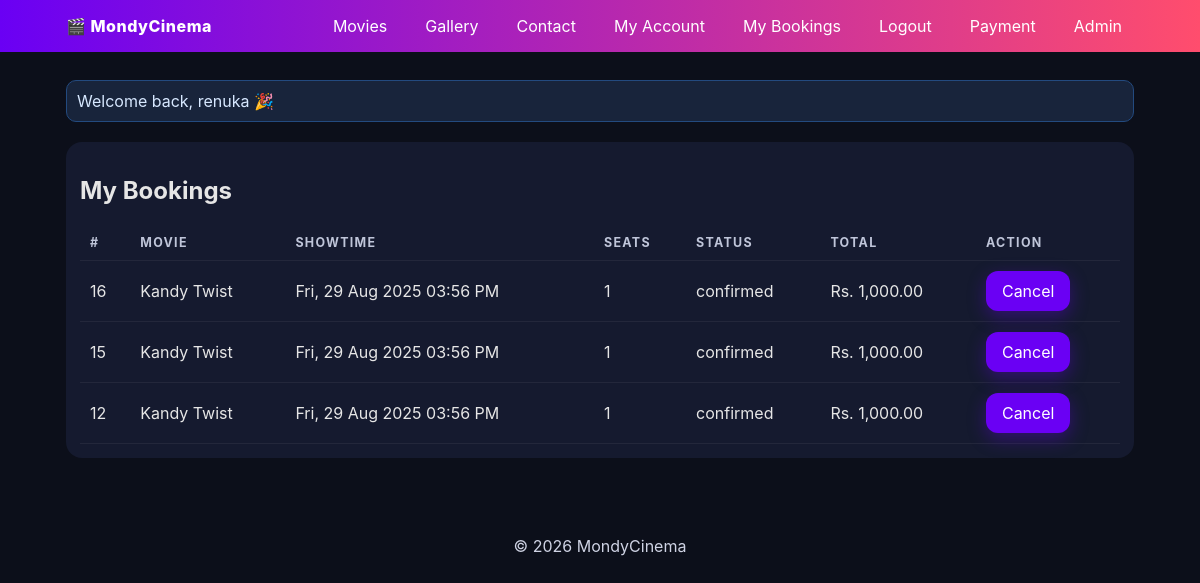
/my_bookings.php (signed in), run on the app's committed database.
### tables this page shows
CREATE TABLE IF NOT EXISTS `bookings` (
  `id` int NOT NULL AUTO_INCREMENT,
  `user_id` int NOT NULL,
  `showtime_id` int NOT NULL,
  `qty` int NOT NULL DEFAULT '0',
  `status` enum('pending','confirmed','rejected','cancelled') DEFAULT 'pending',
  `total_price` decimal(10,2) NOT NULL DEFAULT '0.00',
  `processed_by_admin_id` int DEFAULT NULL,
  `decided_at` timestamp NULL DEFAULT NULL,
  `cancel_reason` varchar(255) DEFAULT NULL,
  `updated_at` timestamp NULL DEFAULT CURRENT_TIMESTAMP ON UPDATE CURRENT_TIMESTAMP,
  `created_at` timestamp NULL DEFAULT CURRENT_TIMESTAMP,
  PRIMARY KEY (`id`),
  KEY `idx_bookings_user` (`user_id`),
  KEY `idx_bookings_showtime` (`showtime_id`),
  KEY `idx_bookings_status` (`status`),
  KEY `fk_bookings_admin` (`processed_by_admin_id`),
  KEY `idx_bookings_user_created` (`user_id`,`created_at`)
);

CREATE TABLE IF NOT EXISTS `movies` (
  `id` int NOT NULL AUTO_INCREMENT,
  `title` varchar(150) NOT NULL,
  `genre` varchar(80) DEFAULT NULL,
  `duration_min` int DEFAULT NULL,
  `rating` varchar(10) DEFAULT NULL,
  `description` text,
  `poster_url` varchar(255) DEFAULT NULL,
  `created_at` timestamp NULL DEFAULT CURRENT_TIMESTAMP,
  `updated_at` timestamp NULL DEFAULT CURRENT_TIMESTAMP ON UPDATE CURRENT_TIMESTAMP,
  `release_date` date DEFAULT NULL,
  PRIMARY KEY (`id`)
);

CREATE TABLE IF NOT EXISTS `showtimes` (
  `id` int NOT NULL AUTO_INCREMENT,
  `movie_id` int NOT NULL,
  `date_time` datetime NOT NULL,
  `screen` varchar(30) DEFAULT NULL,
  `ticket_price` decimal(10,2) DEFAULT '0.00',
  `total_seats` int DEFAULT '50',
  `created_at` timestamp NULL DEFAULT CURRENT_TIMESTAMP,
  `updated_at` timestamp NULL DEFAULT CURRENT_TIMESTAMP ON UPDATE CURRENT_TIMESTAMP,
  PRIMARY KEY (`id`),
  KEY `idx_showtimes_movie` (`movie_id`),
  KEY `idx_showtimes_datetime` (`date_time`),
  KEY `idx_showtimes_movie_datetime` (`movie_id`,`date_time`)
);

### helpers.php (called while the page is built, shortened)
<?php
function sanitize($data) {
    return htmlspecialchars(strip_tags(trim((string)$data)), ENT_QUOTES, 'UTF-8');
}
function formatDateTime(?string $datetime, string $format = 'D, d M Y h:i A'): string
{
    try {
        $dt = new DateTime($datetime);
        return $dt->format($format);
    } catch (Throwable $e) {
        return '-';
    }
}

### my_bookings.php (the view, shortened to what this page needs)
<?php
require_once 'db.php';
require_once 'helpers.php';
$userId = isset($_SESSION['user_id']) ? (int)$_SESSION['user_id'] : 0;
$stmt = $conn->prepare("
  SELECT
    b.id,
    m.title,
    s.date_time,
    b.qty,            -- number of seats
    b.status,
    b.total_price
  FROM bookings b
  JOIN showtimes s ON b.showtime_id = s.id
  JOIN movies   m ON s.movie_id   = m.id
  WHERE b.user_id = ?
  ORDER BY b.created_at DESC
");
$stmt->execute([$userId]);
$bookings = $stmt->fetchAll(PDO::FETCH_ASSOC);
include 'header.php';
?>
<section class="list">
  <h2>My Bookings</h2>
  <table>
    <thead>
      <tr>
        <th>#</th>
        <th>Movie</th>
        <th>Showtime</th>
        <th>Seats</th>
        <th>Status</th>
        <th>Total</th>
        <th>Action</th>
      </tr>
    </thead>
    <tbody>
      <?php if ($bookings): ?>
        <?php foreach ($bookings as $b): ?>
          <tr>
            <td><?php echo (int)$b['id']; ?></td>
            <td><?php echo sanitize($b['title']); ?></td>
            <td><?php echo formatDateTime($b['date_time']); ?></td>
            <td><?php echo (int)$b['qty']; ?></td>
            <td><?php echo sanitize($b['status']); ?></td>
            <td>Rs. <?php echo number_format((float)$b['total_price'], 2); ?></td>
            <td>
              <?php if (in_array($b['status'], ['pending','confirmed'], true)): ?>
                <a class="btn ghost"
                   href="cancel_booking.php?id=<?php echo (int)$b['id']; ?>"
                   onclick="return confirm('Cancel this booking?')">Cancel</a>
              <?php else: ?>
                —
              <?php endif; ?>
            </td>
          </tr>
        <?php endforeach; ?>
      <?php else: ?>
        <tr><td colspan="7">No bookings yet.</td></tr>
      <?php endif; ?>
    </tbody>
  </table>
</section>
<?php include 'footer.php'; ?>

### style.css (style rules this page uses)
:root { --primary:#6a00f4; --secondary:#ff4d6d; --bg:#0c0f1a; --card:#151a2f; --text:#e6e6e6; --muted:#9aa0b4; --accent:#00d1ff; }
* { box-sizing:border-box }
html,body { margin:0;padding:0;height: 100%; font-family:Inter,system-ui,Arial,sans-serif;background:var(--bg);color:var(--text) }
.btn { display:inline-block;padding:10px 16px;border-radius:12px;text-decoration:none;color:#fff;background:var(--primary);box-shadow:0 6px 18px rgba(106,0,244,.35) }
.btn.ghost { display:inline-block;padding:10px 16px;border-radius:12px;text-decoration:none;color:#fff;background:var(--primary);box-shadow:0 6px 18px rgba(106,0,244,.35) }
.list { background:var(--card);border-radius:16px;padding:14px; margin: 20px auto; }
.list table { width:100%;border-collapse:collapse; }
.list th, .list td { padding:10px;border-bottom:1px solid rgba(255,255,255,.06);text-align:left }
.list th { color:#bfc5d9;text-transform:uppercase;font-size:.78rem;letter-spacing:.08rem }
body.bguser { margin: 0; height: 150%; width: 200; background-image: url('https://cdn.vectorstock.com/i/1000v/47/59/blue-film-strip-background-vector-954759.jpg'); background-size: cover; background-repeat: no-repeat; background-position: center center; }

### data on the page
bookings: id "16", movies.title "Kandy Twist", showtime.date_time "Fri, 29 Aug 2025 03:56 PM", qty "1", status "confirmed", total_price "1,000.00"
bookings: id "15", movies.title "Kandy Twist", showtime.date_time "Fri, 29 Aug 2025 03:56 PM", qty "1", status "confirmed", total_price "1,000.00"
bookings: id "12", movies.title "Kandy Twist", showtime.date_time "Fri, 29 Aug 2025 03:56 PM", qty "1", status "confirmed", total_price "1,000.00"

### other printed values
$msg "Welcome back, renuka 🎉"
